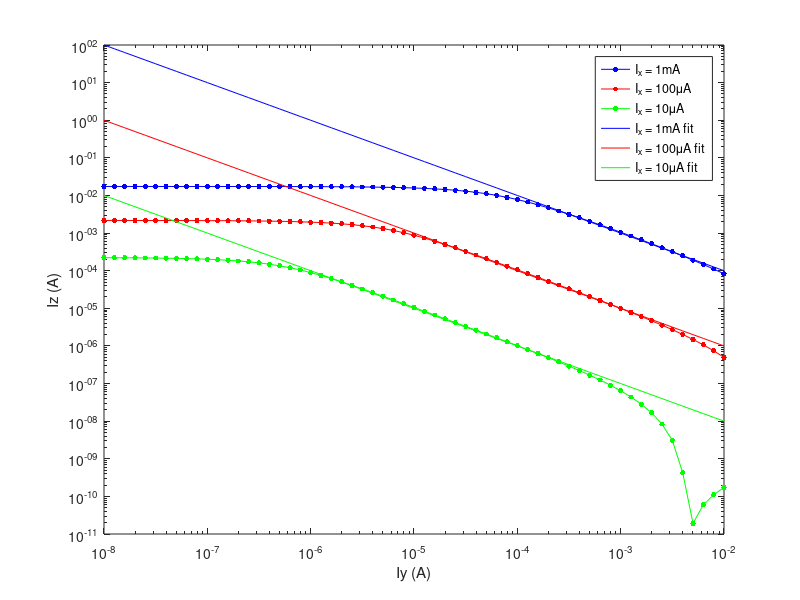

The MATLAB script that drew this image:
load('Exp2Data.mat') % .mat file
% load('Exp3Data.mat') % .mat file
%%
clf
load('Exp2aData_LTSpice.mat')
% loglog(Ix250 ,Iz250 ,'Marker','.','MarkerSize',12) % Ix1, Iz1, Marker stuff - I found this looks pretty good
% hold on
% loglog(Ix25k ,Iz25k ,'Marker','.','MarkerSize',12) % Ix2, Iz2, Marker stuff - I found this looks pretty good
% loglog(Ix2k ,Iz2k ,'Marker','.','MarkerSize',12) % Ix3, Iz3, Marker stuff - I found this looks pretty good
% xlabel('Log of Ix (A)')
% ylabel('Log of Iz (A)')
% 
% legend('250','25k','2k') % name them, probably something to do with each value of Iy

loglog(ix,Iz1_exp2a ,'b','Marker','.','MarkerSize',12) % Ix1, Iz1, Marker stuff - I found this looks pretty good
hold on
loglog(ix,Iz2_exp2a,'r','Marker','.','MarkerSize',12) % Ix2, Iz2, Marker stuff - I found this looks pretty good
loglog(ix,Iz3_exp2a,'g','Marker','.','MarkerSize',12) % Ix3, Iz3, Marker stuff - I found this looks pretty good
xlabel('Ix (A)')
ylabel('Iz (A)')

Iz1theo1 = sqrt(ix.*(10^-3));
Iz2theo1 = sqrt(ix.*(10^-4));
Iz3theo1 = sqrt(ix.*(10^-5));

loglog(ix,Iz1theo1,'b')
loglog(ix,Iz2theo1,'r')
loglog(ix,Iz3theo1,'g')

legend('I_y = 1mA','I_y = 100\muA','I_y = 10\muA', 'I_z = sqrt(I_x*1mA)', 'I_z = sqrt(I_x*100\muA)', 'I_z = sqrt(I_x*10\muA)') % name them, probably something to do with each value of Iy




%%
clf
load('Exp2bData_LTSpice.mat')

loglog(iy,Iz1_exp2b ,'b','Marker','.','MarkerSize',12) % Ix1, Iz1, Marker stuff - I found this looks pretty good
hold on
loglog(iy,Iz2_exp2b,'r','Marker','.','MarkerSize',12) % Ix2, Iz2, Marker stuff - I found this looks pretty good
loglog(iy,Iz3_exp2b,'g','Marker','.','MarkerSize',12) % Ix3, Iz3, Marker stuff - I found this looks pretty good
xlabel('Iy (A)')
ylabel('Iz (A)')

Iz1theo2 = sqrt((10^-3).*(iy));
Iz2theo2 = sqrt((10^-4)*(iy));
Iz3theo2 = sqrt((10^-5)*(iy));
% 
% p1 = polyfit(Iy1source(1:15),-Iz1source(1:15),1);
% y1 = polyval(p1,Iy1source);
% p2 = polyfit(Iy2source(1:15),-Iz2source(1:15),1);
% y2 = polyval(p2, Iy2source);
% p3 = polyfit(Iy3source(1:15),-Iz3source(1:15),1);
% y3 = polyval(p3, Iy3source);


% loglog(iy,y1,'b')
% loglog(iy,y2,'r')
% loglog(iy,y3,'g')

loglog(iy,Iz1theo2,'b')
loglog(iy,Iz2theo2,'r')
loglog(iy,Iz3theo2,'g')

ylim([10e-8,10e-2])
legend('I_x = 1mA','I_x = 100\muA','I_x = 10\muA', 'I_x = 1mA fit', 'I_x = 100\muA fit', 'I_x = 10\muA fit') % name them, probably something to do with each value of Ix


%%
clf
load('Exp3aData_LTSpice.mat')

loglog(ix,Iz1_exp3a ,'b','Marker','.','MarkerSize',12) % Ix1, Iz1, Marker stuff - I found this looks pretty good
hold on
loglog(ix,Iz2_exp3a,'r','Marker','.','MarkerSize',12) % Ix2, Iz2, Marker stuff - I found this looks pretty good
loglog(ix,Iz3_exp3a,'g','Marker','.','MarkerSize',12) % Ix3, Iz3, Marker stuff - I found this looks pretty good
xlabel('Ix (A)')
ylabel('Iz (A)')

% 
Iz1theo3 = (ix.^2)/(10^-3);
Iz2theo3 = (ix.^2)/(10^-4);
Iz3theo3 = (ix.^2)/(10^-5);
% 
loglog(ix,(Iz1theo3),'b')
loglog(ix,(Iz2theo3),'r')
loglog(ix,(Iz3theo3),'g')


legend('I_y = 1mA','I_y = 100\muA','I_y = 10\muA', 'I_y = 1mA fit', 'I_y = 100\muA fit', 'I_y = 10\muA fit') % name them, probably something to do with each value of Iy


%%
clf
load('Exp3bData_LTSpice.mat')

loglog(iy,Iz1_exp3b, 'b','Marker','.','MarkerSize',12) % Ix1, Iz1, Marker stuff - I found this looks pretty good
hold on
loglog(iy,Iz2_exp3b,'r','Marker','.','MarkerSize',12) % Ix2, Iz2, Marker stuff - I found this looks pretty good
loglog(iy,Iz3_exp3b, 'g','Marker','.','MarkerSize',12) % Ix3, Iz3, Marker stuff - I found this looks pretty good

xlabel('Iy (A)')
ylabel('Iz (A)')
% 
% Iz1theo4 = (Ix250Si.^2)/(3/250);
% Iz2theo4 = (Ix250Si.^2)/(3/2500);
% Iz3theo4 = (Ix250Si.^2)/(3/25000);

Iz1theo4 = (10^-3)^2./iy;
Iz2theo4 = (10^-4)^2./iy;
Iz3theo4 = (10^-5)^2./iy;



loglog(iy,Iz1theo4,'b')
loglog(iy,Iz2theo4,'r')
loglog(iy,Iz3theo4,'g')

% ylim([10e-11,10e-1])
legend('I_x = 1mA','I_x = 100\muA','I_x = 10\muA', 'I_x = 1mA fit', 'I_x = 100\muA fit', 'I_x = 10\muA fit') % name them, probably something to do with each value of Ix



